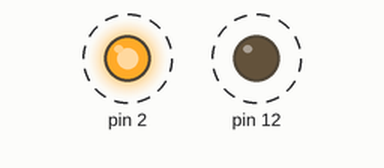
This sketch was run on a simulated Arduino Uno, built with avr-gcc and run on an emulated ATmega328P. Shown: output pins drawn as LEDs (lit = HIGH). Dashed ring = blinking.

Above: at 0.6 s.
Timing chart, 0 to 4.8 s (numbered marks = the images above):
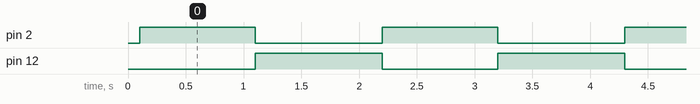

Measured:
- by itself, pin 2: alternates HIGH for 1.0 s and LOW for 1.1 s
- by itself, pin 12: alternates HIGH for 1.1 s and LOW for 1.0 s

The sketch:

Acende2Led.ino
```cpp
//Porta(Pino) do Led laranja = 12
//Porta(Pino) do Led azul = 2

void setup() {
  pinMode(12, OUTPUT);
  pinMode(2, OUTPUT);
  //Leds começam apagados
  digitalWrite(12, LOW);
  digitalWrite(2, LOW);
}

void loop() {
  delay(100); // Wait for 100 millisecond(s)

  //Apaga o led laranja e acende o led azul
  digitalWrite(12, LOW);
  digitalWrite(2, HIGH);
  delay(1000); // Wait for 1000 millisecond(s)

  //Apaga o led azul e acende o led laranja
  digitalWrite(12, HIGH);
  digitalWrite(2, LOW);
  delay(1000); // Wait for 1000 millisecond(s)
}
```
